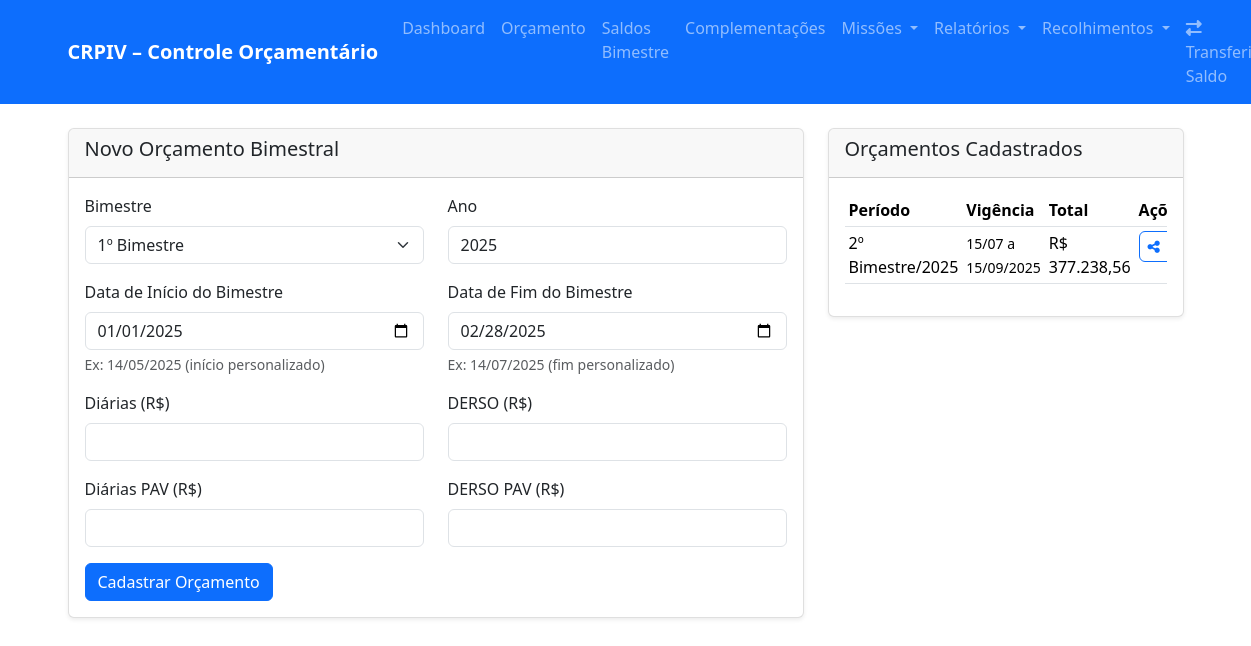
The page /orcamento on the database its author committed.
### models.py (models this page shows)
class Orcamento(db.Model):
    id = db.Column(db.Integer, primary_key=True)
    bimestre = db.Column(db.String(20), nullable=False)
    ano = db.Column(db.Integer, nullable=False)
    data_inicio = db.Column(db.Date, nullable=False)  # NOVO
    data_fim = db.Column(db.Date, nullable=False)     # NOVO
    diarias = db.Column(db.Float, default=0.0)
    derso = db.Column(db.Float, default=0.0)
    diarias_pav = db.Column(db.Float, default=0.0)
    derso_pav = db.Column(db.Float, default=0.0)
    status = db.Column(db.String(20), default='ativo')  # NOVO: ativo, finalizado
    data_criacao = db.Column(db.DateTime, default=datetime.utcnow)
    data_finalizacao = db.Column(db.DateTime)  # NOVO

### app.py (the view, shortened to what this page needs)
@app.route('/orcamento', methods=['GET', 'POST'])
def orcamento():
    orcamentos = Orcamento.query.order_by(Orcamento.data_criacao.desc()).all()
    return render_template('orcamento.html', orcamentos=orcamentos, bimestres=BIMESTRES)

### app.py (called while the page is built)
@app.template_filter('currency')
def currency_filter(value):
    if value is None:
        return "0,00"
    try:
        return f"{float(value):,.2f}".replace(',', 'X').replace('.', ',').replace('X', '.')
    except (ValueError, TypeError):
        return "0,00"

### templates/orcamento.html (shortened to what this page needs)
{% extends "base.html" %}
{% block content %}
<div class="row">
    <div class="col-md-8">
        <div class="card">
            <div class="card-header">
                <h5>Novo Orçamento Bimestral</h5>
            </div>
            <div class="card-body">
                <form method="POST">
                    <div class="row">
                        <div class="col-md-6">
                            <div class="mb-3">
                                <label class="form-label">Bimestre</label>
                                <select name="bimestre" class="form-select" required>
                                    {% for bimestre in bimestres %}
                                    <option value="{{ bimestre }}">{{ bimestre }}</option>
                                    {% endfor %}
                                </select>
                            </div>
                        </div>
                        <div class="col-md-6">
                            <div class="mb-3">
                                <label class="form-label">Ano</label>
                                <input type="number" name="ano" class="form-control" value="2025" required>
                            </div>
                        </div>
                    </div>
                    <div class="row">
                        <div class="col-md-6">
                            <div class="mb-3">
                                <label class="form-label">Data de Início do Bimestre</label>
                                <input type="date" name="data_inicio" class="form-control" required>
                                <div class="form-text">Ex: 14/05/2025 (início personalizado)</div>
                            </div>
                        </div>
                        <div class="col-md-6">
                            <div class="mb-3">
                                <label class="form-label">Data de Fim do Bimestre</label>
                                <input type="date" name="data_fim" class="form-control" required>
                                <div class="form-text">Ex: 14/07/2025 (fim personalizado)</div>
                            </div>
                        </div>
                    </div>
                    <div class="row">
                        <div class="col-md-6">
                            <div class="mb-3">
                                <label class="form-label">Diárias (R$)</label>
                                <input type="number" step="0.01" name="diarias" class="form-control" required>
                            </div>
                        </div>
                        <div class="col-md-6">
                            <div class="mb-3">
                                <label class="form-label">DERSO (R$)</label>
                                <input type="number" step="0.01" name="derso" class="form-control" required>
                            </div>
                        </div>
                    </div>
                    <div class="row">
                        <div class="col-md-6">
                            <div class="mb-3">
                                <label class="form-label">Diárias PAV (R$)</label>
                                <input type="number" step="0.01" name="diarias_pav" class="form-control" required>
                            </div>
                        </div>
                        <div class="col-md-6">
                            <div class="mb-3">
                                <label class="form-label">DERSO PAV (R$)</label>
                                <input type="number" step="0.01" name="derso_pav" class="form-control" required>
                            </div>
                        </div>
                    </div>
                    <button type="submit" class="btn btn-primary">Cadastrar Orçamento</button>
                </form>
            </div>
        </div>
    </div>
    <div class="col-md-4">
        <div class="card">
            <div class="card-header">
                <h5>Orçamentos Cadastrados</h5>
            </div>
            <div class="card-body">
                {% if orcamentos %}
                <div class="table-responsive">
                    <table class="table table-sm">
                        <thead>
                            <tr>
                                <th>Período</th>
                                <th>Vigência</th>
                                <th>Total</th>
                                <th>Ações</th>
                            </tr>
                        </thead>
                        <tbody>
                            {% for orc in orcamentos %}
                            <tr>
                                <td>{{ orc.bimestre }}/{{ orc.ano }}</td>
                                <td>
                                    <small>
                                        {% if orc.data_inicio and orc.data_fim %}
                                            {{ orc.data_inicio.strftime('%d/%m') }} a
                                            {{ orc.data_fim.strftime('%d/%m/%Y') }}
                                        {% else %}
                                            Não definido
                                        {% endif %}
                                    </small>
                                </td>
                                <td>R$ {{ (orc.diarias + orc.derso + orc.diarias_pav + orc.derso_pav)|currency }}</td>
                                <td>
                                    <div class="btn-group btn-group-sm">
                                        <a href="{{ url_for('distribuir', orcamento_id=orc.id) }}"
                                           class="btn btn-outline-primary btn-sm" title="Distribuir">
                                            <i class="fas fa-share-alt"></i>
                                        </a>
                                    </div>
                                </td>
                            </tr>
                            {% endfor %}
                        </tbody>
                    </table>
                </div>
                {% else %}
                <p>Nenhum orçamento cadastrado.</p>
                {% endif %}
            </div>
        </div>
    </div>
</div>
{% endblock %}

### static/css/style.css (style rules this page uses)
.card { box-shadow: 0 0.125rem 0.25rem rgba(0, 0, 0, 0.075); border: 1px solid rgba(0, 0, 0, 0.125); }
.table th { border-top: none; font-weight: 600; }
.btn { border-radius: 0.375rem; }
.form-control, .form-select { border-radius: 0.375rem; }

### rows shown on the page
Orcamento: bimestre "2º Bimestre", ano "2025", data_inicio "15/07", data_fim "15/09/2025", diarias+derso+diarias_pav "377.238,56"

### other values the page prints
form field bimestre "1º Bimestre"
